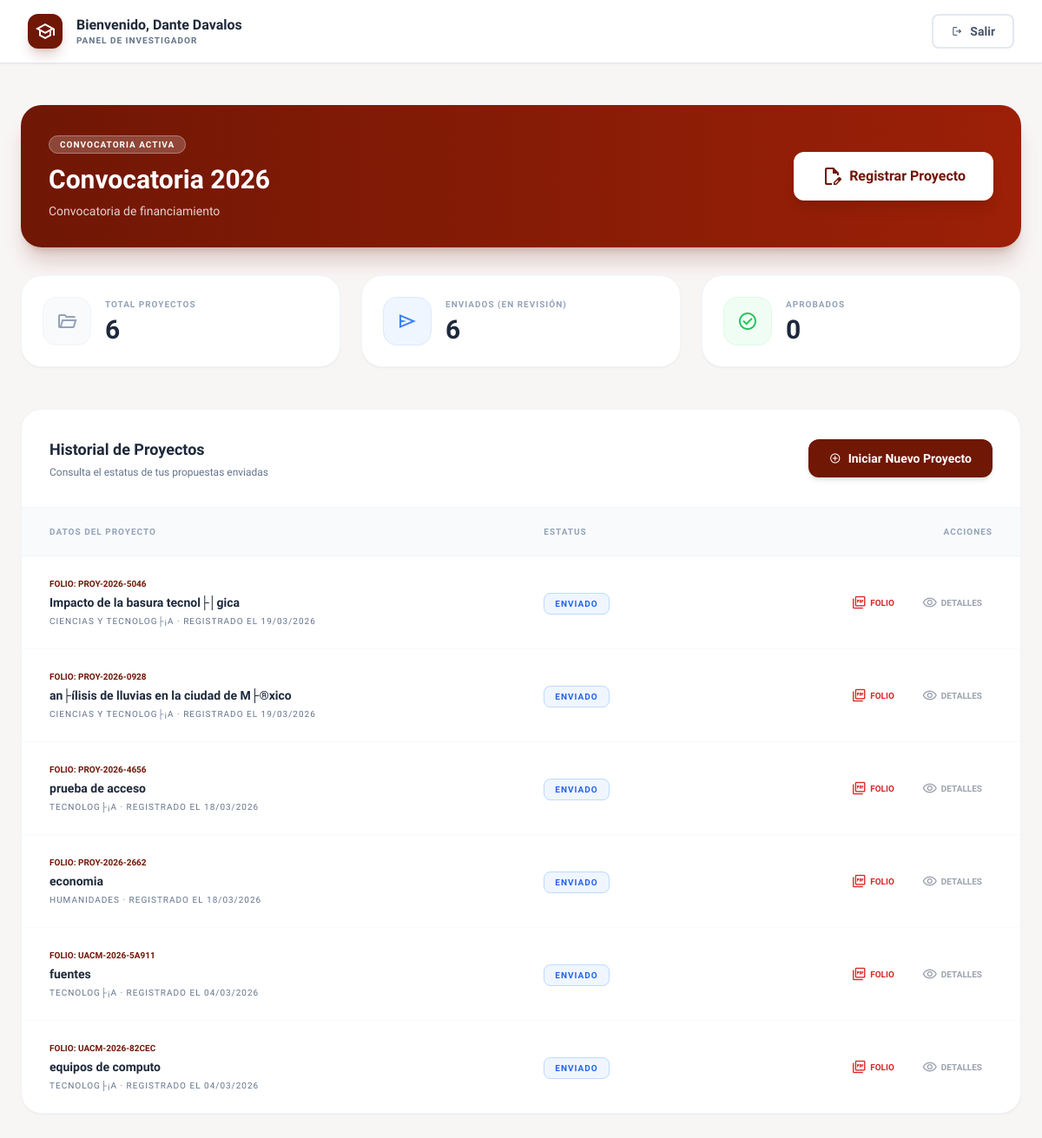
The page /frontend/dashboard.php (signed in) on the database its author committed.
### tables this page shows
CREATE TABLE `convocatorias` (
  `id` int NOT NULL AUTO_INCREMENT,
  `titulo` varchar(255) NOT NULL,
  `descripcion` text,
  `fecha_apertura` date DEFAULT NULL,
  `fecha_cierre` date DEFAULT NULL,
  `estatus` varchar(50) DEFAULT 'Abierta',
  `fecha_creacion` timestamp NULL DEFAULT CURRENT_TIMESTAMP,
  `ruta_plantilla1` varchar(255) DEFAULT NULL,
  `ruta_plantilla2` varchar(255) DEFAULT NULL,
  `ruta_plantilla3` varchar(255) DEFAULT NULL,
  PRIMARY KEY (`id`)
);

CREATE TABLE `proyectos` (
  `id` int NOT NULL AUTO_INCREMENT,
  `folio` varchar(20) NOT NULL,
  `usuario_id` int NOT NULL,
  `evaluador_id` int DEFAULT NULL,
  `titulo` text NOT NULL,
  `area` varchar(100) DEFAULT NULL,
  `duracion` varchar(50) DEFAULT NULL,
  `resumen` text,
  `colaborador_nombre` varchar(255) DEFAULT NULL,
  `colaborador_id` varchar(50) DEFAULT NULL,
  `colaborador_adscripcion` varchar(255) DEFAULT NULL,
  `alumno_nombre` varchar(255) DEFAULT NULL,
  `alumno_matricula` varchar(50) DEFAULT NULL,
  `monto` decimal(10,2) DEFAULT '0.00',
  `justificacion_gasto` text,
  `fecha_inicio` date DEFAULT NULL,
  `fecha_termino` date DEFAULT NULL,
  `estatus` varchar(50) DEFAULT 'Enviado',
  `calidad_academica` int DEFAULT '0',
  `viabilidad_tecnica` int DEFAULT '0',
  `observaciones` text,
  `fecha_creacion` timestamp NULL DEFAULT CURRENT_TIMESTAMP,
  `ruta_formato1` varchar(255) DEFAULT NULL,
  `ruta_formato2` varchar(255) DEFAULT NULL,
  `ruta_formato3` varchar(255) DEFAULT NULL,
  `justificacion` text,
  `fecha_fin` date DEFAULT NULL,
  `convocatoria_id` int DEFAULT NULL,
  PRIMARY KEY (`id`),
  UNIQUE KEY `folio` (`folio`),
  KEY `usuario_id` (`usuario_id`),
  KEY `fk_evaluador_asignado` (`evaluador_id`),
  CONSTRAINT `fk_evaluador_asignado` FOREIGN KEY (`evaluador_id`) REFERENCES `usuarios` (`id`) ON DELETE SET NULL,
  CONSTRAINT `proyectos_ibfk_1` FOREIGN KEY (`usuario_id`) REFERENCES `usuarios` (`id`) ON DELETE CASCADE
);

### frontend/dashboard.php (the view, shortened to what this page needs)
<?php
require_once 'conexion.php';
$user_id = $_SESSION['user_id'];
$nombre_usuario = $_SESSION['nombre'];
$queryConvocatoria = "SELECT id, titulo, descripcion FROM convocatorias WHERE estatus = 'Abierta' ORDER BY id DESC LIMIT 1";
$resConvocatoria = mysqli_query($conexion, $queryConvocatoria);
$convocatoriaAbierta = ($resConvocatoria && mysqli_num_rows($resConvocatoria) > 0) ? mysqli_fetch_assoc($resConvocatoria) : null;
$queryStats = "SELECT
    COUNT(*) as total,
    SUM(CASE WHEN estatus = 'Enviado' THEN 1 ELSE 0 END) as enviados,
    SUM(CASE WHEN estatus = 'Aprobado' THEN 1 ELSE 0 END) as aprobados
    FROM proyectos WHERE usuario_id = '$user_id'";
$resStats = mysqli_query($conexion, $queryStats);
$stats = mysqli_fetch_assoc($resStats);
$queryList = "SELECT id, folio, titulo, area, estatus, fecha_creacion
              FROM proyectos
              WHERE usuario_id = '$user_id'
              ORDER BY id DESC";
$resList = mysqli_query($conexion, $queryList);
?>
<!DOCTYPE html>
<html lang="es">
<head>
    <script src="https://cdn.tailwindcss.com"></script>
    <script id="tailwind-config">
        tailwind.config = {
            theme: {
                extend: { colors: { "primary": "#701705", "background-light": "#f8f6f5" }, fontFamily: { "display": ["Lexend", "sans-serif"] } },
            },
        }
    </script>
</head>
<body class="bg-background-light font-display text-slate-800 pb-20">
    <header class="bg-white border-b border-slate-200 px-8 py-4 flex flex-col sm:flex-row items-center justify-between sticky top-0 z-50 shadow-sm gap-4">
        <div class="flex items-center gap-4">
            <div class="size-10 bg-primary text-white flex items-center justify-center rounded-xl shadow-lg shadow-primary/20">
                <span class="material-symbols-outlined">school</span>
            </div>
            <div>
                <h2 class="font-bold text-slate-800 leading-tight">Bienvenido, <?php echo htmlspecialchars($nombre_usuario); ?></h2>
                <p class="text-[10px] font-black uppercase tracking-widest text-slate-500">Panel de Investigador</p>
            </div>
        </div>
        <div class="flex gap-4">
            <a href="logout.php" class="flex items-center gap-2 px-5 py-2 border-2 border-slate-200 text-slate-600 rounded-lg hover:bg-red-50 hover:text-red-600 hover:border-red-200 transition-all font-bold text-sm">
                <span class="material-symbols-outlined text-sm">logout</span> Salir
            </a>
        </div>
    </header>
    <main class="max-w-7xl mx-auto px-6 py-12">
        <?php if ($convocatoriaAbierta): ?>
        <div class="mb-8 bg-gradient-to-r from-primary to-[#9C2007] rounded-3xl p-8 text-white shadow-xl shadow-primary/20 flex flex-col md:flex-row items-center justify-between gap-6">
            <div>
                <span class="px-3 py-1 bg-white/20 text-white text-[10px] font-black uppercase tracking-widest rounded-full border border-white/30 backdrop-blur-sm">Convocatoria Activa</span>
                <h1 class="text-3xl font-black mt-3 mb-2"><?php echo htmlspecialchars($convocatoriaAbierta['titulo']); ?></h1>
                <p class="text-white/80 text-sm max-w-2xl"><?php echo htmlspecialchars($convocatoriaAbierta['descripcion'] ?? 'La convocatoria se encuentra actualmente abierta para recepción de proyectos.'); ?></p>
            </div>
            <div class="shrink-0">
                <a href="registro.php?conv_id=<?php echo $convocatoriaAbierta['id']; ?>" class="px-8 py-4 bg-white text-primary rounded-xl font-black hover:bg-gray-50 transition-all flex items-center gap-2 shadow-lg">
                    <span class="material-symbols-outlined">edit_document</span> Registrar Proyecto
                </a>
            </div>
        </div>
        <?php endif; ?>
        <div class="grid grid-cols-1 md:grid-cols-3 gap-6 mb-12">
            <div class="bg-white p-6 rounded-3xl shadow-sm border border-slate-100 flex items-center gap-4">
                <div class="size-14 bg-slate-50 text-slate-400 rounded-2xl flex items-center justify-center border border-slate-100">
                    <span class="material-symbols-outlined text-2xl">folder_open</span>
                </div>
                <div>
                    <p class="text-[10px] font-black uppercase tracking-widest text-slate-400 mb-1">Total Proyectos</p>
                    <h3 class="text-3xl font-black text-slate-800"><?php echo $stats['total'] ?? 0; ?></h3>
                </div>
            </div>
            <div class="bg-white p-6 rounded-3xl shadow-sm border border-slate-100 flex items-center gap-4">
                <div class="size-14 bg-blue-50 text-blue-500 rounded-2xl flex items-center justify-center border border-blue-100">
                    <span class="material-symbols-outlined text-2xl">send</span>
                </div>
                <div>
                    <p class="text-[10px] font-black uppercase tracking-widest text-slate-400 mb-1">Enviados (En Revisión)</p>
                    <h3 class="text-3xl font-black text-slate-800"><?php echo $stats['enviados'] ?? 0; ?></h3>
                </div>
            </div>
            <div class="bg-white p-6 rounded-3xl shadow-sm border border-slate-100 flex items-center gap-4">
                <div class="size-14 bg-green-50 text-green-500 rounded-2xl flex items-center justify-center border border-green-100">
                    <span class="material-symbols-outlined text-2xl">check_circle</span>
                </div>
                <div>
                    <p class="text-[10px] font-black uppercase tracking-widest text-slate-400 mb-1">Aprobados</p>
                    <h3 class="text-3xl font-black text-slate-800"><?php echo $stats['aprobados'] ?? 0; ?></h3>
                </div>
            </div>
        </div>
        <div class="bg-white rounded-3xl shadow-sm border border-slate-100 overflow-hidden">
            <div class="p-8 border-b border-slate-100 flex flex-col sm:flex-row sm:items-center justify-between gap-4">
                <div>
                    <h3 class="font-black text-slate-800 text-lg">Historial de Proyectos</h3>
                    <p class="text-xs text-slate-500 mt-1">Consulta el estatus de tus propuestas enviadas</p>
                </div>
                <?php if ($convocatoriaAbierta): ?>
                    <a href="registro.php?conv_id=<?php echo $convocatoriaAbierta['id']; ?>" class="bg-primary text-white px-6 py-3 rounded-xl text-sm font-bold flex items-center justify-center gap-2 hover:bg-black transition-all shadow-md">
                        <span class="material-symbols-outlined text-sm">add_circle</span> Iniciar Nuevo Proyecto
                    </a>
                <?php else: ?>
                    <span class="bg-gray-100 text-gray-400 px-6 py-3 rounded-xl text-sm font-bold flex items-center justify-center gap-2 cursor-not-allowed border border-gray-200">
                        <span class="material-symbols-outlined text-sm">lock</span> Convocatoria Cerrada
                    </span>
                <?php endif; ?>
                </div>
            <div class="overflow-x-auto">
                <table class="w-full text-left border-collapse">
                    <thead>
                        <tr class="bg-slate-50 border-b border-slate-100">
                            <th class="px-8 py-5 text-[10px] font-black uppercase tracking-widest text-slate-400">Datos del Proyecto</th>
                            <th class="px-8 py-5 text-[10px] font-black uppercase tracking-widest text-slate-400">Estatus</th>
                            <th class="px-8 py-5 text-[10px] font-black uppercase tracking-widest text-slate-400 text-right">Acciones</th>
                        </tr>
                    </thead>
                    <tbody class="divide-y divide-slate-50">
                        <?php while($fila = mysqli_fetch_assoc($resList)): ?>
                        <tr class="hover:bg-slate-50 transition-colors">
                            <td class="px-8 py-6">
                                <span class="text-primary font-black text-[10px] mb-1 block">FOLIO: <?php echo htmlspecialchars($fila['folio'] ?? 'N/A'); ?></span>
                                <h4 class="font-bold text-slate-800 text-sm mb-1"><?php echo htmlspecialchars($fila['titulo']); ?></h4>
                                <p class="text-[10px] text-slate-500 uppercase tracking-widest"><?php echo htmlspecialchars($fila['area']); ?> · Registrado el <?php echo date("d/m/Y", strtotime($fila['fecha_creacion'])); ?></p>
                            </td>
                            <td class="px-8 py-6">
                                <?php
                                    $est = $fila['estatus'];
                                    $badgeClass = "bg-gray-100 text-gray-600 border-gray-200";
                                    if ($est == 'Enviado' || $est == 'En Evaluación') $badgeClass = "bg-blue-50 text-blue-600 border-blue-200";
                                ?>
                                <span class="px-3 py-1.5 rounded-lg text-[10px] font-black uppercase tracking-widest border <?php echo $badgeClass; ?>">
                                    <?php echo htmlspecialchars($est); ?>
                                </span>
                            </td>
                            <td class="px-8 py-6">
                                <div class="flex items-center justify-end gap-2">
                                    <a href="generar_pdf.php?id=<?php echo $fila['id']; ?>" target="_blank"
                                       class="flex items-center gap-1 text-red-600 hover:bg-red-50 px-3 py-2 rounded-xl transition-all font-bold text-[10px] uppercase">
                                        <span class="material-symbols-outlined text-lg">picture_as_pdf</span>
                                        Folio
                                    </a>
                                    <a href="ver-detalle.php?id=<?php echo $fila['id']; ?>"
                                       class="flex items-center gap-1 text-gray-400 hover:text-black px-3 py-2 rounded-xl transition-all font-bold text-[10px] uppercase">
                                        <span class="material-symbols-outlined text-lg">visibility</span>
                                        Detalles
                                    </a>
                                </div>
                            </td>
                        </tr>
                        <?php endwhile; ?>
                    </tbody>
                </table>
            </div>
        </div>
    </main>
</body>
</html>

### rows shown on the page
convocatorias: titulo "Convocatoria 2026", descripcion "Convocatoria de financiamiento"
proyectos: folio "PROY-2026-5046", titulo "Impacto de la basura tecnol├│gica", area "CIENCIAS Y TECNOLOG├¡A", fecha_creacion "19/03/2026", estatus "ENVIADO"
proyectos: folio "PROY-2026-0928", titulo "an├ílisis de lluvias en la ciudad de M├®xico", area "CIENCIAS Y TECNOLOG├¡A", fecha_creacion "19/03/2026", estatus "ENVIADO"
proyectos: folio "PROY-2026-4656", titulo "prueba de acceso", area "TECNOLOG├¡A", fecha_creacion "18/03/2026", estatus "ENVIADO"
proyectos: folio "PROY-2026-2662", titulo "economia", area "HUMANIDADES", fecha_creacion "18/03/2026", estatus "ENVIADO"
proyectos: folio "UACM-2026-5A911", titulo "fuentes", area "TECNOLOG├¡A", fecha_creacion "04/03/2026", estatus "ENVIADO"
proyectos: folio "UACM-2026-82CEC", titulo "equipos de computo", area "TECNOLOG├¡A", fecha_creacion "04/03/2026", estatus "ENVIADO"

### other values the page prints
$nombre_usuario "Dante Davalos"
$stats['total'] "6"
$stats['enviados'] "6"
$stats['aprobados'] "0"
